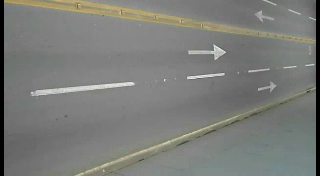
#> input picture frame 37 of test_videos/traffic.avi, 320 x 176 px
$ python AracSayma.py
#> lines starting #> are read from the running program, lines starting #| are printed output that depends on the picture; after the words box and inside, x2 and y2 are one past the last pixel; in counts of white or black regions, pixels touching at a corner belong together
import cv2
import numpy as np

vid=cv2.VideoCapture('D:\\OpenCV\\test_videos\\traffic.avi')
backsub=cv2.createBackgroundSubtractorMOG2()
c=0
while True:
    ret,frame=vid.read()
#> frame is the input picture: shape (176, 320, 3); mean B, G, R 121, 124.5, 123.3
    if ret:
        fgmask=backsub.apply(frame)
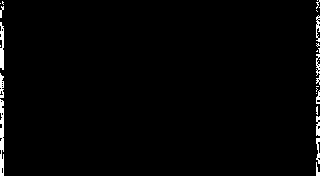
#> fgmask: shape (176, 320); values 127 (black) and 255 (white), 1.6% white; 26 white regions (15 under 20 px), largest, box (x1, y1, x2, y2) and area: (0, 99, 4, 176) 256, (0, 22, 4, 70) 151, (0, 73, 4, 98) 74
        cv2.line(frame,(50,0),(50,300),(0,255,0),2)
        cv2.line(frame,(70, 0), (70, 300), (0, 255, 0),2)
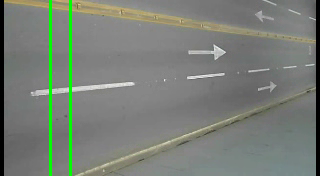
#> frame: shape (176, 320, 3); mean B, G, R 118.6, 126.9, 120.9
        contours,hierarchy=cv2.findContours(fgmask,cv2.RETR_TREE,cv2.CHAIN_APPROX_SIMPLE)
#> contours = [[[0, 0], [0, 175], [319, 175], [319, 0]]]
        try:hierarchy=hierarchy[0]
        except:hierarchy=[]
        for contour,hier in zip(contours,hierarchy):
            (x,y,w,h)=cv2.boundingRect(contour)
            if w>40 and h>40:
                cv2.rectangle(frame,(x,y),(x+h,y+h),(255,0,0),3)
                if x>50 and x<70:
                    c+=1
#> this loop made 1 pass
#> (contour, hier, x, y, w, h) on pass 1: ([[0, 0], [0, 175], [319, 175], [319, 0]], [-1, -1, -1, -1], 0, 0, 320, 176)
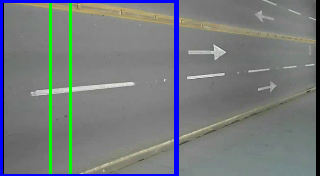
#> frame: shape (176, 320, 3); 4.02% of pixels changed, all inside (x1, y1, x2, y2) = (0, 0, 179, 176)
#> after the loop, c = 0
        cv2.putText(frame,"car:"+str(c),(90,100),cv2.FONT_HERSHEY_SIMPLEX,2,(0,0,255),2,cv2.LINE_AA)
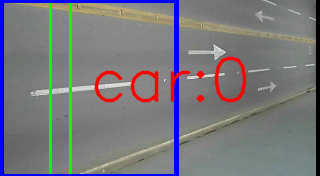
#> frame: shape (176, 320, 3); 2.99% of pixels changed, all inside (x1, y1, x2, y2) = (94, 56, 247, 103)
        cv2.imshow("car Counter",frame)

        if cv2.waitKey(20) & 0xFF ==ord('q'):
#> (key q is pressed here)
            break
vid.release()
cv2.destroyAllWindows()

$ run again, starting later in the video
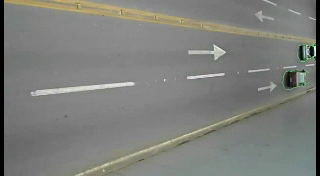
#> input picture frame 168 of test_videos/traffic.avi, 320 x 176 px
#> frame is the input picture: shape (176, 320, 3); mean B, G, R 122.7, 126.8, 125.5
#> `fgmask=backsub.apply(frame)`:
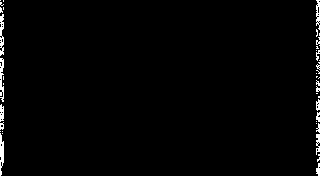
#> fgmask: shape (176, 320); values 127 (black) and 255 (white), 1.5% white; 44 white regions (32 under 20 px), largest, box (x1, y1, x2, y2) and area: (0, 14, 4, 56) 117, (0, 58, 4, 102) 117, (0, 133, 4, 176) 117
#> contours = [[[0, 0], [0, 175], [319, 175], [319, 0]]]
#> the loop `for contour,hier in zip(contours,hierarchy):` made 1 pass
#> (contour, hier, x, y, w, h) on pass 1: ([[0, 0], [0, 175], [319, 175], [319, 0]], [-1, -1, -1, -1], 0, 0, 320, 176)
#> after the loop `for contour,hier in zip(contours,hierarchy):`: c = 0
#> `cv2.putText(frame,"car:"+str(c),(90,100),cv2.FONT_HERSHEY_SIMPLEX,2,(0..`:
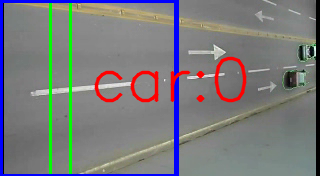
#> frame: shape (176, 320, 3); mean B, G, R 123.9, 122.1, 121.6

$ run again, starting later in the video
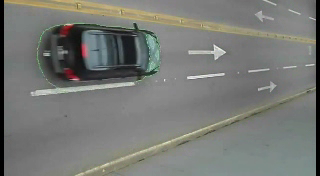
#> input picture frame 299 of test_videos/traffic.avi, 320 x 176 px
#> frame is the input picture: shape (176, 320, 3); mean B, G, R 117.1, 121.2, 119.4
#> `fgmask=backsub.apply(frame)`:
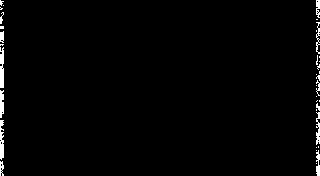
#> fgmask: shape (176, 320); values 127 (black) and 255 (white), 1.6% white; 35 white regions (24 under 20 px), largest, box (x1, y1, x2, y2) and area: (0, 47, 4, 88) 145, (0, 120, 4, 160) 126, (0, 90, 4, 118) 94
#> contours = [[[0, 0], [0, 175], [319, 175], [319, 0]]]
#> the loop `for contour,hier in zip(contours,hierarchy):` made 1 pass
#> (contour, hier, x, y, w, h) on pass 1: ([[0, 0], [0, 175], [319, 175], [319, 0]], [-1, -1, -1, -1], 0, 0, 320, 176)
#> after the loop `for contour,hier in zip(contours,hierarchy):`: c = 0
#> `cv2.putText(frame,"car:"+str(c),(90,100),cv2.FONT_HERSHEY_SIMPLEX,2,(0..`:
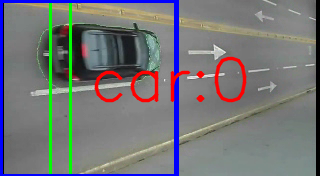
#> frame: shape (176, 320, 3); mean B, G, R 119, 117.3, 116.2
